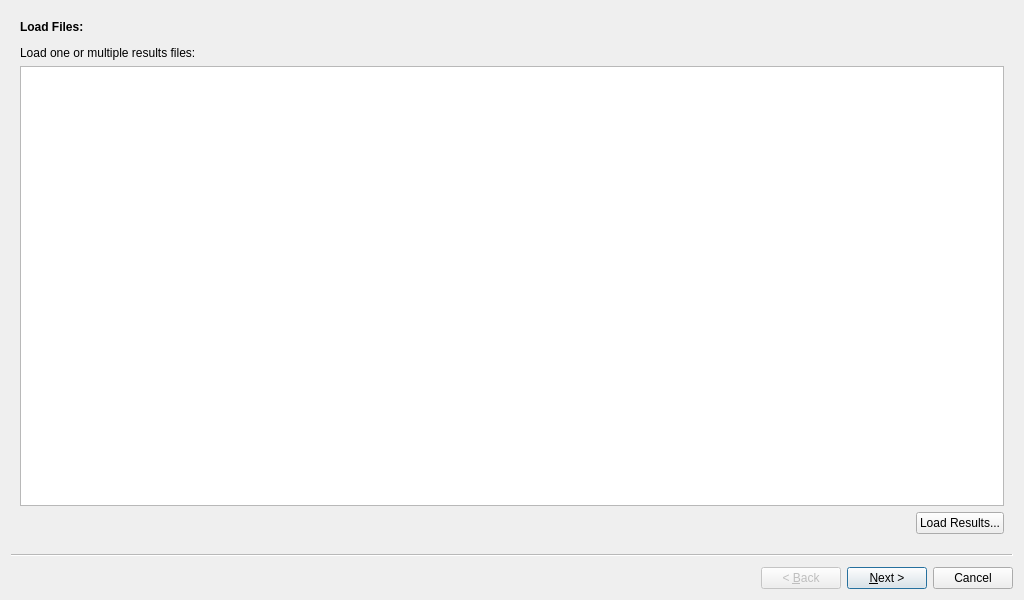
<?xml version="1.0" encoding="UTF-8"?>
<ui version="4.0">
 <class>PanoWizard</class>
 <widget class="QWizard" name="PanoWizard">
  <property name="geometry">
   <rect>
    <x>0</x>
    <y>0</y>
    <width>1024</width>
    <height>600</height>
   </rect>
  </property>
  <property name="windowTitle">
   <string>PanoramaWizard</string>
  </property>
  <widget class="QWizardPage" name="pageFiles">
   <layout class="QVBoxLayout" name="verticalLayout">
    <item>
     <widget class="QLabel" name="label">
      <property name="text">
       <string>&lt;html&gt;&lt;head/&gt;&lt;body&gt;&lt;p&gt;&lt;span style=&quot; font-weight:600;&quot;&gt;Load Files:&lt;/span&gt;&lt;/p&gt;&lt;p&gt;Load one or multiple results files:&lt;/p&gt;&lt;/body&gt;&lt;/html&gt;</string>
      </property>
      <property name="wordWrap">
       <bool>true</bool>
      </property>
     </widget>
    </item>
    <item>
     <widget class="QListWidget" name="listWidget"/>
    </item>
    <item>
     <layout class="QHBoxLayout" name="horizontalLayout">
      <property name="bottomMargin">
       <number>0</number>
      </property>
      <item>
       <spacer name="horizontalSpacer">
        <property name="orientation">
         <enum>Qt::Horizontal</enum>
        </property>
        <property name="sizeHint" stdset="0">
         <size>
          <width>40</width>
          <height>20</height>
         </size>
        </property>
       </spacer>
      </item>
      <item>
       <widget class="QPushButton" name="buttonLoad">
        <property name="text">
         <string>Load Results...</string>
        </property>
       </widget>
      </item>
     </layout>
    </item>
   </layout>
  </widget>
  <widget class="QWizardPage" name="pageSettings">
   <layout class="QVBoxLayout" name="verticalLayout_2">
    <item>
     <widget class="QLabel" name="label_10">
      <property name="text">
       <string>&lt;html&gt;&lt;head/&gt;&lt;body&gt;&lt;p&gt;&lt;span style=&quot; font-weight:600;&quot;&gt;Panorama settings:&lt;/span&gt;&lt;/p&gt;&lt;/body&gt;&lt;/html&gt;</string>
      </property>
     </widget>
    </item>
    <item>
     <spacer name="verticalSpacer">
      <property name="orientation">
       <enum>Qt::Vertical</enum>
      </property>
      <property name="sizeHint" stdset="0">
       <size>
        <width>20</width>
        <height>40</height>
       </size>
      </property>
     </spacer>
    </item>
    <item>
     <layout class="QGridLayout" name="gridLayout">
      <property name="bottomMargin">
       <number>0</number>
      </property>
      <item row="7" column="0">
       <widget class="QLabel" name="label_5">
        <property name="text">
         <string>Force Recompute</string>
        </property>
       </widget>
      </item>
      <item row="2" column="0">
       <widget class="QLabel" name="label_6">
        <property name="text">
         <string>Cache Size</string>
        </property>
       </widget>
      </item>
      <item row="7" column="2">
       <widget class="QCheckBox" name="checkForce">
        <property name="text">
         <string>Force</string>
        </property>
       </widget>
      </item>
      <item row="1" column="0">
       <widget class="QLabel" name="label_3">
        <property name="text">
         <string>Minimum Height</string>
        </property>
       </widget>
      </item>
      <item row="4" column="0">
       <widget class="QLabel" name="label_9">
        <property name="text">
         <string>Feature Type</string>
        </property>
       </widget>
      </item>
      <item row="13" column="0">
       <widget class="QLabel" name="label_13">
        <property name="text">
         <string>Smooth Detection Boundaries</string>
        </property>
       </widget>
      </item>
      <item row="6" column="2">
       <widget class="QDoubleSpinBox" name="spinCoverage">
        <property name="maximum">
         <double>1.000000000000000</double>
        </property>
        <property name="singleStep">
         <double>0.010000000000000</double>
        </property>
       </widget>
      </item>
      <item row="0" column="0">
       <widget class="QLabel" name="label_2">
        <property name="text">
         <string>Minimum Width</string>
        </property>
       </widget>
      </item>
      <item row="5" column="0">
       <widget class="QLabel" name="label_7">
        <property name="text">
         <string>Num Features</string>
        </property>
       </widget>
      </item>
      <item row="2" column="2">
       <widget class="QSpinBox" name="spinCache">
        <property name="maximum">
         <number>9999</number>
        </property>
        <property name="value">
         <number>200</number>
        </property>
       </widget>
      </item>
      <item row="9" column="2">
       <widget class="QComboBox" name="comboStage">
        <property name="minimumSize">
         <size>
          <width>200</width>
          <height>0</height>
         </size>
        </property>
        <property name="currentIndex">
         <number>0</number>
        </property>
        <item>
         <property name="text">
          <string>Initialization</string>
         </property>
        </item>
        <item>
         <property name="text">
          <string>Global Optimization</string>
         </property>
        </item>
        <item>
         <property name="text">
          <string>Refinement</string>
         </property>
        </item>
       </widget>
      </item>
      <item row="10" column="0" colspan="3">
       <widget class="Line" name="line_2">
        <property name="orientation">
         <enum>Qt::Horizontal</enum>
        </property>
       </widget>
      </item>
      <item row="4" column="2">
       <widget class="QComboBox" name="comboFt">
        <property name="currentIndex">
         <number>1</number>
        </property>
        <item>
         <property name="text">
          <string>ORB</string>
         </property>
        </item>
        <item>
         <property name="text">
          <string>SIFT</string>
         </property>
        </item>
        <item>
         <property name="text">
          <string>SuperPoint</string>
         </property>
        </item>
       </widget>
      </item>
      <item row="3" column="0" colspan="3">
       <widget class="Line" name="line">
        <property name="orientation">
         <enum>Qt::Horizontal</enum>
        </property>
       </widget>
      </item>
      <item row="13" column="2">
       <widget class="QCheckBox" name="checkSmooth">
        <property name="text">
         <string>smooth</string>
        </property>
       </widget>
      </item>
      <item row="0" column="2">
       <widget class="QSpinBox" name="spinWidth">
        <property name="minimum">
         <number>100</number>
        </property>
        <property name="maximum">
         <number>99999</number>
        </property>
        <property name="singleStep">
         <number>10</number>
        </property>
        <property name="value">
         <number>2000</number>
        </property>
       </widget>
      </item>
      <item row="6" column="0">
       <widget class="QLabel" name="label_8">
        <property name="text">
         <string>Min Coverage</string>
        </property>
       </widget>
      </item>
      <item row="9" column="0">
       <widget class="QLabel" name="label_4">
        <property name="text">
         <string>Last Stage</string>
        </property>
       </widget>
      </item>
      <item row="1" column="2">
       <widget class="QSpinBox" name="spinHeight">
        <property name="minimum">
         <number>100</number>
        </property>
        <property name="maximum">
         <number>99999</number>
        </property>
        <property name="singleStep">
         <number>10</number>
        </property>
        <property name="value">
         <number>2000</number>
        </property>
       </widget>
      </item>
      <item row="12" column="0">
       <widget class="QLabel" name="label_12">
        <property name="text">
         <string>Overlay Options</string>
        </property>
       </widget>
      </item>
      <item row="5" column="2">
       <widget class="QSpinBox" name="spinNumFts">
        <property name="maximum">
         <number>10000</number>
        </property>
        <property name="value">
         <number>500</number>
        </property>
       </widget>
      </item>
      <item row="0" column="1">
       <spacer name="horizontalSpacer_2">
        <property name="orientation">
         <enum>Qt::Horizontal</enum>
        </property>
        <property name="sizeHint" stdset="0">
         <size>
          <width>40</width>
          <height>20</height>
         </size>
        </property>
       </spacer>
      </item>
      <item row="12" column="2">
       <widget class="QComboBox" name="comboBox">
        <item>
         <property name="text">
          <string>None</string>
         </property>
        </item>
        <item>
         <property name="text">
          <string>Detections</string>
         </property>
        </item>
        <item>
         <property name="text">
          <string>Camera Centers</string>
         </property>
        </item>
        <item>
         <property name="text">
          <string>Detections + Centers</string>
         </property>
        </item>
       </widget>
      </item>
     </layout>
    </item>
    <item>
     <spacer name="verticalSpacer_2">
      <property name="orientation">
       <enum>Qt::Vertical</enum>
      </property>
      <property name="sizeHint" stdset="0">
       <size>
        <width>20</width>
        <height>40</height>
       </size>
      </property>
     </spacer>
    </item>
   </layout>
  </widget>
  <widget class="QWizardPage" name="pageProgress">
   <property name="title">
    <string/>
   </property>
   <property name="subTitle">
    <string/>
   </property>
   <layout class="QVBoxLayout" name="verticalLayout_3">
    <item>
     <widget class="QLabel" name="label_11">
      <property name="text">
       <string>&lt;html&gt;&lt;head/&gt;&lt;body&gt;&lt;p&gt;&lt;span style=&quot; font-weight:600;&quot;&gt;Progress:&lt;/span&gt;&lt;/p&gt;&lt;/body&gt;&lt;/html&gt;</string>
      </property>
     </widget>
    </item>
    <item>
     <spacer name="verticalSpacer_3">
      <property name="orientation">
       <enum>Qt::Vertical</enum>
      </property>
      <property name="sizeHint" stdset="0">
       <size>
        <width>20</width>
        <height>40</height>
       </size>
      </property>
     </spacer>
    </item>
    <item>
     <widget class="QLabel" name="labelVideo">
      <property name="text">
       <string>&lt;video&gt;</string>
      </property>
      <property name="alignment">
       <set>Qt::AlignCenter</set>
      </property>
     </widget>
    </item>
    <item>
     <widget class="QLabel" name="labelProgress">
      <property name="text">
       <string>&lt;status&gt;</string>
      </property>
      <property name="alignment">
       <set>Qt::AlignCenter</set>
      </property>
     </widget>
    </item>
    <item>
     <widget class="QProgressBar" name="progressBar">
      <property name="value">
       <number>0</number>
      </property>
     </widget>
    </item>
    <item>
     <spacer name="verticalSpacer_4">
      <property name="orientation">
       <enum>Qt::Vertical</enum>
      </property>
      <property name="sizeHint" stdset="0">
       <size>
        <width>20</width>
        <height>40</height>
       </size>
      </property>
     </spacer>
    </item>
   </layout>
  </widget>
 </widget>
 <resources/>
 <connections/>
</ui>
